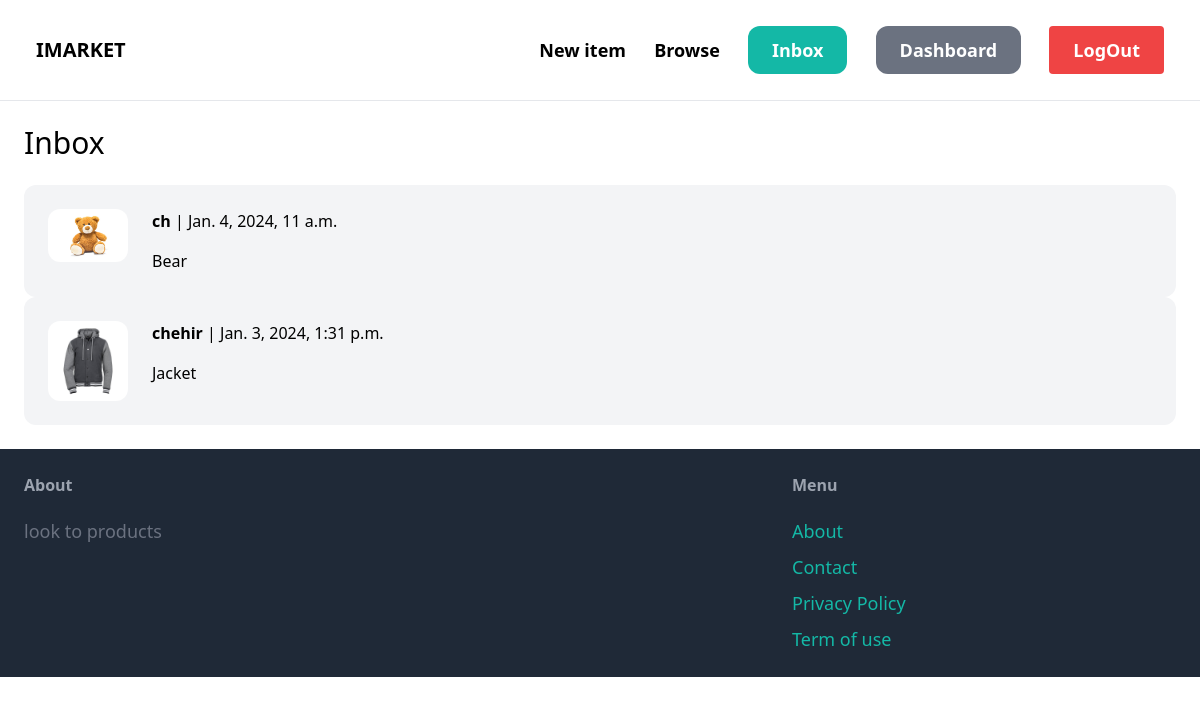
The page /inbox/ (signed in) on the database its author committed.
### conversation/models.py (models this page shows)
class Conversation(models.Model):
    item = models.ForeignKey(Item, related_name='conversations', on_delete=models.CASCADE)
    members = models.ManyToManyField(User, related_name='conversations')
    created_at = models.DateTimeField(auto_now_add=True)
    modified_at = models.DateTimeField(auto_now=True)
    class Meta:
        ordering = ('-modified_at',)

### item/models.py (models this page shows, shortened)
class Item(models.Model):
    category = models.ForeignKey(Category, related_name='items', on_delete=models.CASCADE)
    name = models.CharField(max_length=255)
    description = models.TextField(blank=True, null=True)
    price = models.FloatField()
    image = models.ImageField(upload_to='item_images', blank=True, null=True)
    is_sold = models.BooleanField(default=True)
    created_by = models.ForeignKey(User, related_name='items', on_delete=models.CASCADE)
    created_at = models.DateTimeField(auto_now_add=True)

### conversation/views.py (the view)
# urls.py: path('inbox/', include('conversation.urls')),
@login_required
def inbox(request):
    conversations = Conversation.objects.filter(members__in=[request.user.id])
    return render(request, 'conversation/inbox.html', {
        'conversations': conversations
    })

### conversation/templates/conversation/inbox.html (shortened to what this page needs)
{% extends 'core/base.html' %}
{% block content %}
<h1 class="mb-6 text-3xl">Inbox</h1>
<div class="space-y-6">
    {% for conversation in conversations %}
        <a href="{% url 'conversation:detail' conversation.id %}">
            <div class="p-6 flex bg-gray-100 rounded-xl">
                <div class="pr-6">
                    <img src="{{ conversation.item.image.url }}" class="w-20 rounded-xl">
                </div>
                <div>
                    {% for member in conversation.members.all %}
                        {% if member != request.user %}
                            <p class="mb-4"><strong>{{ member.username }}</strong> | {{ conversation.modified_at }}</p>
                            <p>{{ conversation.item.name }}</p>
                        {% endif %}
                    {% endfor %}
                </div>
            </div>
        </a>
    {% endfor %}
</div>
{% endblock %}

### rows shown on the page
Conversation: item.image (picture), modified_at "Jan. 4, 2024, 11 a.m.", item.name "Bear"
Conversation: item.image (picture), modified_at "Jan. 3, 2024, 1:31 p.m.", item.name "Jacket"

### other values the page prints
{{ member.username }} "ch"
{{ member.username }} "chehir"
